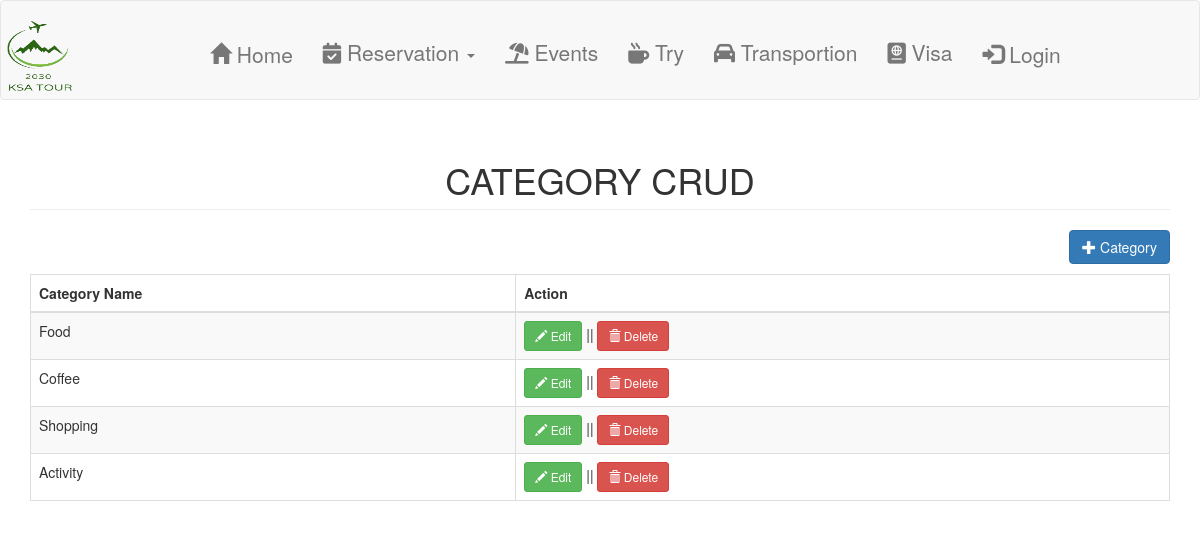
The app's page /category.php with its own data.
### tables this page shows
CREATE TABLE `category` (
  `categoryid` int(11) NOT NULL,
  `catname` varchar(30) NOT NULL
);

### category.php (the view, shortened to what this page needs)
<?php include('header.php'); ?>
<body>
<?php include('navbar.php'); ?>
<div class="container">
	<h1 class="page-header text-center">CATEGORY CRUD</h1>
	<div class="row">
		<div class="col-md-12">
			<a href="#addcategory" data-toggle="modal" class="pull-right btn btn-primary"><span class="glyphicon glyphicon-plus"></span> Category</a>
		</div>
	</div>
	<div style="margin-top:10px;">
		<table class="table table-striped table-bordered">
			<thead>
				<th>Category Name</th>
				<th>Action</th>
			</thead>
			<tbody>
				<?php
					$sql="select * from category order by categoryid asc";
					$query=$conn->query($sql);
					while($row=$query->fetch_array()){
						?>
						<tr>
							<td><?php echo $row['catname']; ?></td>
							<td>
								<a href="#editcategory<?php echo $row['categoryid']; ?>" data-toggle="modal" class="btn btn-success btn-sm"><span class="glyphicon glyphicon-pencil"></span> Edit</a> || <a href="#deletecategory<?php echo $row['categoryid']; ?>" data-toggle="modal" class="btn btn-danger btn-sm"><span class="glyphicon glyphicon-trash"></span> Delete</a>
							</td>
						</tr>
						<?php
					}
				?>
			</tbody>
		</table>
	</div>
</div>
</body>
</html>

### records on screen
category: catname "Food"
category: catname "Coffee"
category: catname "Shopping"
category: catname "Activity"
